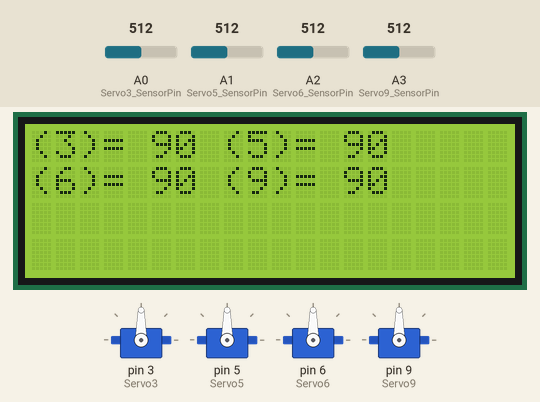
Simulated run of this sketch. Board: Arduino Uno, built with avr-gcc and run on an emulated ATmega328P. Shown: 4 × servo, 20×4 character LCD. The test bench sets the inputs (shaded band); at power-on: A0 (Servo3_SensorPin) = 512, A1 (Servo5_SensorPin) = 512, A2 (Servo6_SensorPin) = 512, A3 (Servo9_SensorPin) = 512. What the sketch prints to the serial monitor is not drawn.

Above: at 1.2 s.
1.3 s: A0 (Servo3_SensorPin) set to 716
At 1.8 s:
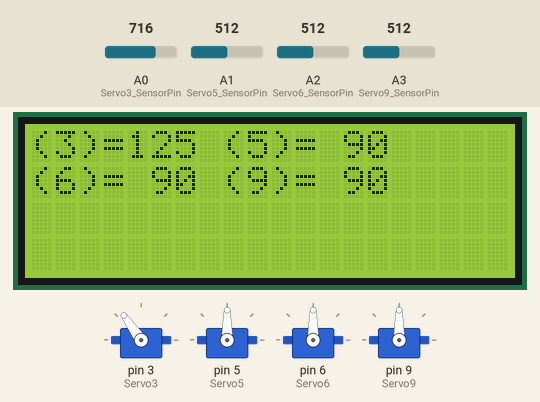
2.9 s: A1 (Servo5_SensorPin) set to 716
At 3.6 s:
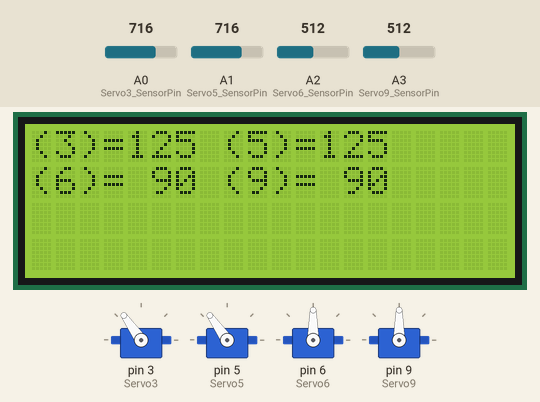
4.5 s: A2 (Servo6_SensorPin) set to 716
At 5.6 s:
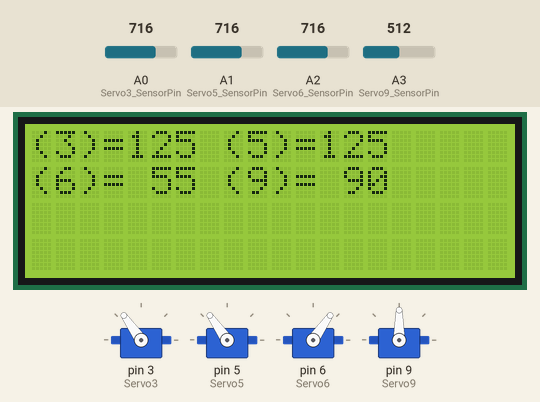
6.1 s: A3 (Servo9_SensorPin) set to 716
At 7.0 s:
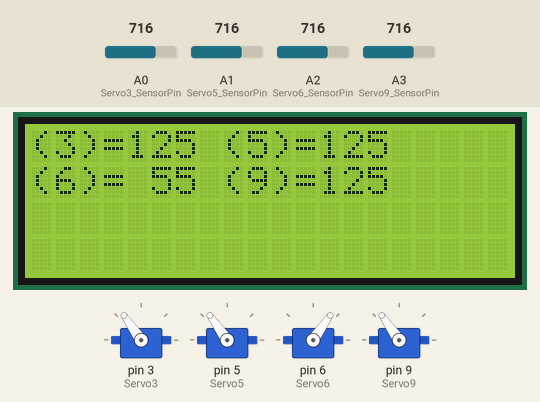
7.7 s: A0 (Servo3_SensorPin) set to 992
At 8.6 s:
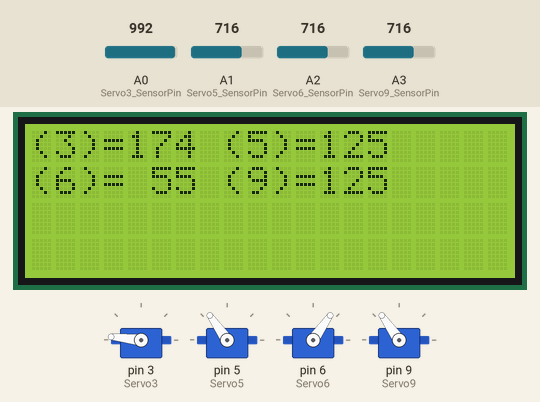
9.3 s: A1 (Servo5_SensorPin) set to 992
At 10.2 s:
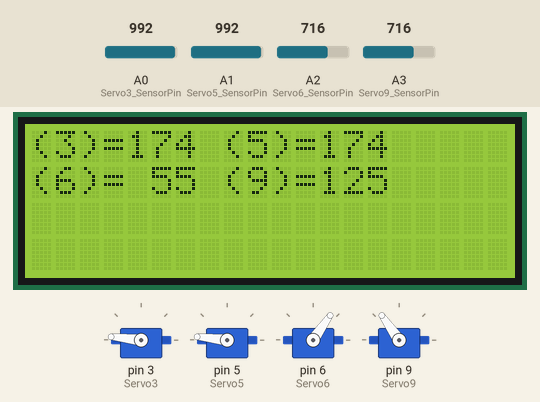
Timing chart, 0 to 11.9 s (numbered marks = the images above; inputs shaded):
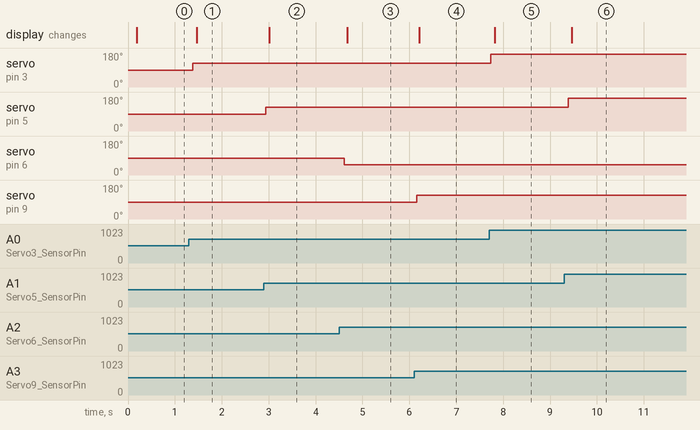

The sketch:

ReglageRobot.ino
```cpp
 #include <Wire.h>
 #include <LiquidCrystal_I2C.h>
 //LiquidCrystal_I2C lcd(0x27, 20, 4);
 LiquidCrystal_I2C lcd(0x3F,20,4);

 #include <Servo.h>
 Servo Servo3;
 Servo Servo5;
 Servo Servo6;
 Servo Servo9;


 const int Servo3_SensorPin = A0;
 const int Servo5_SensorPin = A1;
 const int Servo6_SensorPin = A2;
 const int Servo9_SensorPin = A3;

 int Servo3_SensorValue = 0;         // the sensor value
 int Servo5_SensorValue = 0;
 int Servo6_SensorValue = 0;
 int Servo9_SensorValue = 0;

 int Servo3_SensorLastValue = 0;         // the sensor value
 int Servo5_SensorLastValue = 0;
 int Servo6_SensorLastValue = 0;
 int Servo9_SensorLastValue = 0;

 int sensorMax = 1023;        // minimum sensor value
 int sensorMin = 0;           // maximum sensor value
 int servoMax = 180;        // minimum sensor value
 int servoMin = 0;           // maximum sensor value

 int temp = 0;

void setup() {
  // put your setup code here, to run once:
   Servo3.attach(3);

   Servo5.attach(5);

   Servo6.attach(6);

   Servo9.attach(9);

   Serial.begin (9600);
   lcd.init();

}

void loop() {
  // put your main code here, to run repeatedly:

  temp = 0;
  while ( temp == 0 )
  {

    Servo3_SensorValue = map(analogRead(Servo3_SensorPin), sensorMin, sensorMax, servoMin, servoMax);
    if (   ( Servo3_SensorValue > ( Servo3_SensorLastValue + 2 ) ) || ( Servo3_SensorValue < ( Servo3_SensorLastValue - 2 ) ) )
    {
      Servo3.write(Servo3_SensorValue);
      Serial.print("3, ");
      Serial.print(Servo3_SensorValue);
      Serial.print(", ");
      Servo3_SensorLastValue = Servo3_SensorValue;
    }
    delay(20);
    temp = 1;
  }

  temp = 0;
  while ( temp == 0 )
  {
    Servo5_SensorValue = map(analogRead(Servo5_SensorPin), sensorMin, sensorMax, servoMin, servoMax);
    if (  ( Servo5_SensorValue > ( Servo5_SensorLastValue + 3 ) ) || ( Servo5_SensorValue < ( Servo5_SensorLastValue - 3 ) ) )
    {
      Servo5.write(Servo5_SensorValue);
      Serial.print("5, ");
      Serial.print(Servo5_SensorValue);
      Serial.print(", ");
      Servo5_SensorLastValue = Servo5_SensorValue;
    }
    delay(20);
    temp = 1;
  }

  temp = 0;
  while ( temp == 0 )
  {
    Servo6_SensorValue = map(analogRead(Servo6_SensorPin), sensorMin, sensorMax, servoMax, servoMin);
    if (  ( Servo6_SensorValue > ( Servo6_SensorLastValue + 3 ) ) || ( Servo6_SensorValue < ( Servo6_SensorLastValue - 3 ) ) )
    {
      Servo6.write(Servo6_SensorValue);
      Serial.print("6, ");
      Serial.print(Servo6_SensorValue);
      Serial.print(", ");
      Servo6_SensorLastValue = Servo6_SensorValue;
    }
    delay(20);
    temp = 1;
  }

  temp = 0;
  while ( temp == 0 )
  {
    Servo9_SensorValue = map(analogRead(Servo9_SensorPin), sensorMin, sensorMax, servoMin, servoMax);
    if (  ( Servo9_SensorValue > ( Servo9_SensorLastValue + 2 ) ) || ( Servo9_SensorValue < ( Servo9_SensorLastValue - 2 ) ) )
    {
      Servo9.write(Servo9_SensorValue);
      Serial.print("9, ");
      Serial.print(Servo9_SensorValue);
      Serial.print(", ");
      Servo9_SensorLastValue = Servo9_SensorValue;
    }
    delay(20);
    temp = 1;
  }

  lcd.backlight();
  lcd.setCursor(0, 0);
  lcd.print("(3)=");
    if ( Servo3_SensorValue < 100 )
  {
    lcd.setCursor(4, 0);
    lcd.print(" ");
    lcd.setCursor(5, 0);
    lcd.print(Servo3_SensorValue);
  }
  else
  {
    lcd.setCursor(4, 0);
    lcd.print(Servo3_SensorValue);
  }

  //----------
  lcd.setCursor(8, 0);
  lcd.print("(5)=");
    if ( Servo5_SensorValue < 100 )
  {
    lcd.setCursor(12, 0);
    lcd.print(" ");
    lcd.setCursor(13, 0);
    lcd.print(Servo5_SensorValue);
  }
  else
  {
    lcd.setCursor(12, 0);
    lcd.print(Servo5_SensorValue);
  }

  //----------
  lcd.setCursor(0, 1);
  lcd.print("(6)=");
    if ( Servo6_SensorValue < 100 )
  {
    lcd.setCursor(4, 1);
    lcd.print(" ");
    lcd.setCursor(5, 1);
    lcd.print(Servo6_SensorValue);
  }
  else
  {
    lcd.setCursor(4, 1);
    lcd.print(Servo6_SensorValue);
  }

  //----------
  lcd.setCursor(8, 1);
  lcd.print("(9)=");
    if ( Servo9_SensorValue < 100 )
  {
    lcd.setCursor(12, 1);
    lcd.print(" ");
    lcd.setCursor(13, 1);
    lcd.print(Servo9_SensorValue);
  }
  else
  {
    lcd.setCursor(12, 1);
    lcd.print(Servo9_SensorValue);
  }
  delay(1);
}
```

Measured:
- after the input at 1.3 s, servo on pin 3 (Servo3): 90° → 125° after 0.08 s; the display: changes after 0.17 s (image 1)
- after the input at 2.9 s, servo on pin 5 (Servo5): 90° → 125° at once; the display: changes after 0.12 s (image 2)
- after the input at 4.5 s, servo on pin 6 (Servo6): 90° → 55° after 0.11 s; the display: changes after 0.17 s (image 3)
- after the input at 6.1 s, servo on pin 9 (Servo9): 90° → 125° after 0.06 s; the display: changes after 0.11 s (image 4)
- after the input at 7.7 s, servo on pin 3 (Servo3): 125° → 174° at once; the display: changes after 0.12 s (image 5)
- after the input at 9.3 s, servo on pin 5 (Servo5): 125° → 174° after 0.09 s; the display: changes after 0.16 s (image 6)
